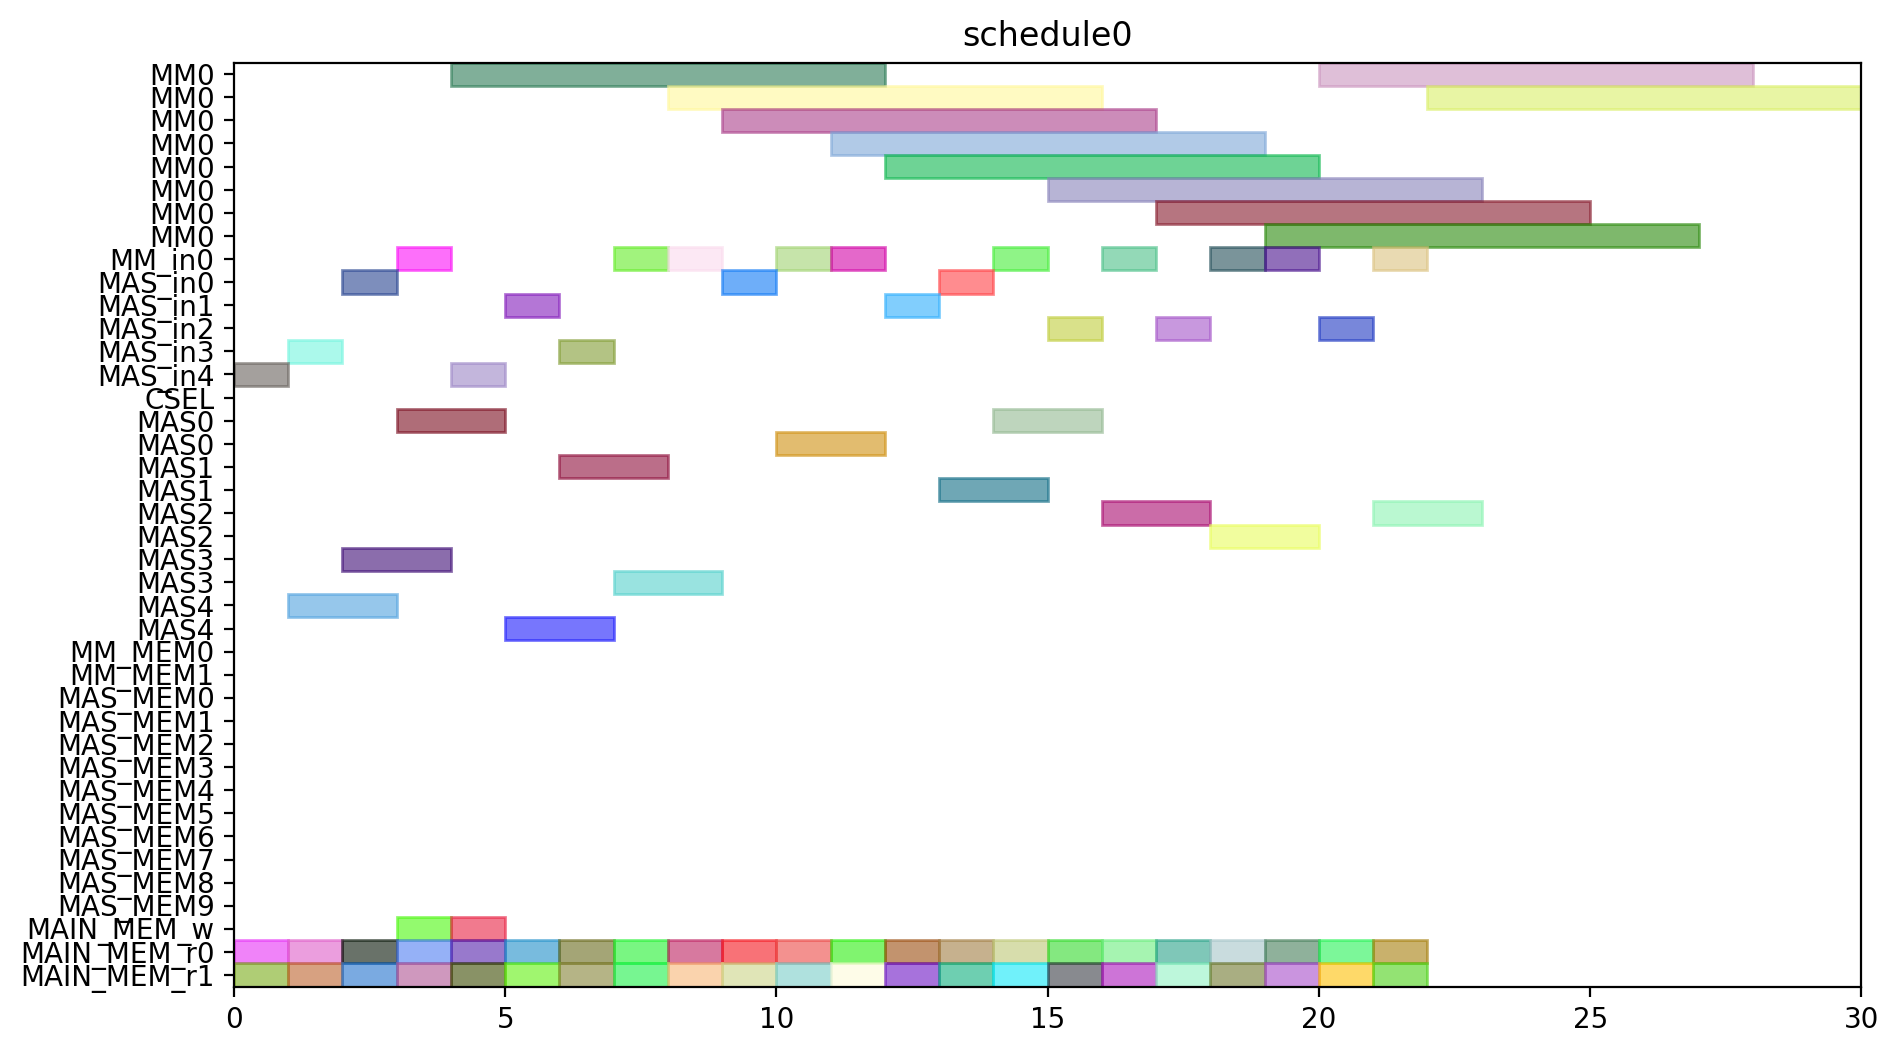

Write Python code to recreate this figure.
from pyschedule import Scenario, solvers, plotters, alt


def solve():
	horizon = 120
	S = Scenario("schedule0", horizon=horizon)

	# resource
	MM = S.Resources('MM', num=1, size=8)
	MM_in = S.Resources('MM_in', num=1)
	MAS_in = S.Resources('MAS_in', num=5)
	CSEL = S.Resource('CSEL')
	MAS = S.Resources('MAS', num=5, size=2, periods=range(1, horizon))
	MM_MEM = S.Resources('MM_MEM', num=2)
	MAS_MEM = S.Resources('MAS_MEM', num=10)
	MAIN_MEM_w = S.Resource('MAIN_MEM_w', size=1)
	MAIN_MEM_r = S.Resources('MAIN_MEM_r', num=2)

	# result of previous scheduling

	# new tasks
	c10_t0 = S.Task('c10_t0', length=8, delay_cost=1)
	c10_t0 += alt(MM)
	c10_t0_in = S.Task('c10_t0_in', length=1, delay_cost=1)
	c10_t0_in += alt(MM_in)
	S += c10_t0_in*MM_in[0]<=c10_t0*MM[0]
	c10_t0_mem0 = S.Task('c10_t0_mem0', length=1, delay_cost=1)
	c10_t0_mem0 += MAIN_MEM_r[0]
	S += c10_t0_mem0 <= c10_t0

	c10_t0_mem1 = S.Task('c10_t0_mem1', length=1, delay_cost=1)
	c10_t0_mem1 += MAIN_MEM_r[1]
	S += c10_t0_mem1 <= c10_t0

	c10_t1 = S.Task('c10_t1', length=8, delay_cost=1)
	c10_t1 += alt(MM)
	c10_t1_in = S.Task('c10_t1_in', length=1, delay_cost=1)
	c10_t1_in += alt(MM_in)
	S += c10_t1_in*MM_in[0]<=c10_t1*MM[0]
	c10_t1_mem0 = S.Task('c10_t1_mem0', length=1, delay_cost=1)
	c10_t1_mem0 += MAIN_MEM_r[0]
	S += c10_t1_mem0 <= c10_t1

	c10_t1_mem1 = S.Task('c10_t1_mem1', length=1, delay_cost=1)
	c10_t1_mem1 += MAIN_MEM_r[1]
	S += c10_t1_mem1 <= c10_t1

	c10_t2 = S.Task('c10_t2', length=2, delay_cost=1)
	c10_t2 += alt(MAS)
	c10_t2_in = S.Task('c10_t2_in', length=1, delay_cost=1)
	c10_t2_in += alt(MAS_in)
	S += c10_t2_in*MAS_in[0]<=c10_t2*MAS[0]

	S += c10_t2_in*MAS_in[1]<=c10_t2*MAS[1]

	S += c10_t2_in*MAS_in[2]<=c10_t2*MAS[2]

	S += c10_t2_in*MAS_in[3]<=c10_t2*MAS[3]

	S += c10_t2_in*MAS_in[4]<=c10_t2*MAS[4]

	c10_t2_mem0 = S.Task('c10_t2_mem0', length=1, delay_cost=1)
	c10_t2_mem0 += MAIN_MEM_r[0]
	S += c10_t2_mem0 <= c10_t2

	c10_t2_mem1 = S.Task('c10_t2_mem1', length=1, delay_cost=1)
	c10_t2_mem1 += MAIN_MEM_r[1]
	S += c10_t2_mem1 <= c10_t2

	c10_t3 = S.Task('c10_t3', length=2, delay_cost=1)
	c10_t3 += alt(MAS)
	c10_t3_in = S.Task('c10_t3_in', length=1, delay_cost=1)
	c10_t3_in += alt(MAS_in)
	S += c10_t3_in*MAS_in[0]<=c10_t3*MAS[0]

	S += c10_t3_in*MAS_in[1]<=c10_t3*MAS[1]

	S += c10_t3_in*MAS_in[2]<=c10_t3*MAS[2]

	S += c10_t3_in*MAS_in[3]<=c10_t3*MAS[3]

	S += c10_t3_in*MAS_in[4]<=c10_t3*MAS[4]

	c10_t3_mem0 = S.Task('c10_t3_mem0', length=1, delay_cost=1)
	c10_t3_mem0 += MAIN_MEM_r[0]
	S += c10_t3_mem0 <= c10_t3

	c10_t3_mem1 = S.Task('c10_t3_mem1', length=1, delay_cost=1)
	c10_t3_mem1 += MAIN_MEM_r[1]
	S += c10_t3_mem1 <= c10_t3

	c20_t0 = S.Task('c20_t0', length=8, delay_cost=1)
	c20_t0 += alt(MM)
	c20_t0_in = S.Task('c20_t0_in', length=1, delay_cost=1)
	c20_t0_in += alt(MM_in)
	S += c20_t0_in*MM_in[0]<=c20_t0*MM[0]
	c20_t0_mem0 = S.Task('c20_t0_mem0', length=1, delay_cost=1)
	c20_t0_mem0 += MAIN_MEM_r[0]
	S += c20_t0_mem0 <= c20_t0

	c20_t0_mem1 = S.Task('c20_t0_mem1', length=1, delay_cost=1)
	c20_t0_mem1 += MAIN_MEM_r[1]
	S += c20_t0_mem1 <= c20_t0

	c20_t1 = S.Task('c20_t1', length=8, delay_cost=1)
	c20_t1 += alt(MM)
	c20_t1_in = S.Task('c20_t1_in', length=1, delay_cost=1)
	c20_t1_in += alt(MM_in)
	S += c20_t1_in*MM_in[0]<=c20_t1*MM[0]
	c20_t1_mem0 = S.Task('c20_t1_mem0', length=1, delay_cost=1)
	c20_t1_mem0 += MAIN_MEM_r[0]
	S += c20_t1_mem0 <= c20_t1

	c20_t1_mem1 = S.Task('c20_t1_mem1', length=1, delay_cost=1)
	c20_t1_mem1 += MAIN_MEM_r[1]
	S += c20_t1_mem1 <= c20_t1

	c20_t2 = S.Task('c20_t2', length=2, delay_cost=1)
	c20_t2 += alt(MAS)
	c20_t2_in = S.Task('c20_t2_in', length=1, delay_cost=1)
	c20_t2_in += alt(MAS_in)
	S += c20_t2_in*MAS_in[0]<=c20_t2*MAS[0]

	S += c20_t2_in*MAS_in[1]<=c20_t2*MAS[1]

	S += c20_t2_in*MAS_in[2]<=c20_t2*MAS[2]

	S += c20_t2_in*MAS_in[3]<=c20_t2*MAS[3]

	S += c20_t2_in*MAS_in[4]<=c20_t2*MAS[4]

	c20_t2_mem0 = S.Task('c20_t2_mem0', length=1, delay_cost=1)
	c20_t2_mem0 += MAIN_MEM_r[0]
	S += c20_t2_mem0 <= c20_t2

	c20_t2_mem1 = S.Task('c20_t2_mem1', length=1, delay_cost=1)
	c20_t2_mem1 += MAIN_MEM_r[1]
	S += c20_t2_mem1 <= c20_t2

	c20_t3 = S.Task('c20_t3', length=2, delay_cost=1)
	c20_t3 += alt(MAS)
	c20_t3_in = S.Task('c20_t3_in', length=1, delay_cost=1)
	c20_t3_in += alt(MAS_in)
	S += c20_t3_in*MAS_in[0]<=c20_t3*MAS[0]

	S += c20_t3_in*MAS_in[1]<=c20_t3*MAS[1]

	S += c20_t3_in*MAS_in[2]<=c20_t3*MAS[2]

	S += c20_t3_in*MAS_in[3]<=c20_t3*MAS[3]

	S += c20_t3_in*MAS_in[4]<=c20_t3*MAS[4]

	c20_t3_mem0 = S.Task('c20_t3_mem0', length=1, delay_cost=1)
	c20_t3_mem0 += MAIN_MEM_r[0]
	S += c20_t3_mem0 <= c20_t3

	c20_t3_mem1 = S.Task('c20_t3_mem1', length=1, delay_cost=1)
	c20_t3_mem1 += MAIN_MEM_r[1]
	S += c20_t3_mem1 <= c20_t3

	c01_t0 = S.Task('c01_t0', length=8, delay_cost=1)
	c01_t0 += alt(MM)
	c01_t0_in = S.Task('c01_t0_in', length=1, delay_cost=1)
	c01_t0_in += alt(MM_in)
	S += c01_t0_in*MM_in[0]<=c01_t0*MM[0]
	c01_t0_mem0 = S.Task('c01_t0_mem0', length=1, delay_cost=1)
	c01_t0_mem0 += MAIN_MEM_r[0]
	S += c01_t0_mem0 <= c01_t0

	c01_t0_mem1 = S.Task('c01_t0_mem1', length=1, delay_cost=1)
	c01_t0_mem1 += MAIN_MEM_r[1]
	S += c01_t0_mem1 <= c01_t0

	c01_t1 = S.Task('c01_t1', length=8, delay_cost=1)
	c01_t1 += alt(MM)
	c01_t1_in = S.Task('c01_t1_in', length=1, delay_cost=1)
	c01_t1_in += alt(MM_in)
	S += c01_t1_in*MM_in[0]<=c01_t1*MM[0]
	c01_t1_mem0 = S.Task('c01_t1_mem0', length=1, delay_cost=1)
	c01_t1_mem0 += MAIN_MEM_r[0]
	S += c01_t1_mem0 <= c01_t1

	c01_t1_mem1 = S.Task('c01_t1_mem1', length=1, delay_cost=1)
	c01_t1_mem1 += MAIN_MEM_r[1]
	S += c01_t1_mem1 <= c01_t1

	c01_t2 = S.Task('c01_t2', length=2, delay_cost=1)
	c01_t2 += alt(MAS)
	c01_t2_in = S.Task('c01_t2_in', length=1, delay_cost=1)
	c01_t2_in += alt(MAS_in)
	S += c01_t2_in*MAS_in[0]<=c01_t2*MAS[0]

	S += c01_t2_in*MAS_in[1]<=c01_t2*MAS[1]

	S += c01_t2_in*MAS_in[2]<=c01_t2*MAS[2]

	S += c01_t2_in*MAS_in[3]<=c01_t2*MAS[3]

	S += c01_t2_in*MAS_in[4]<=c01_t2*MAS[4]

	c01_t2_mem0 = S.Task('c01_t2_mem0', length=1, delay_cost=1)
	c01_t2_mem0 += MAIN_MEM_r[0]
	S += c01_t2_mem0 <= c01_t2

	c01_t2_mem1 = S.Task('c01_t2_mem1', length=1, delay_cost=1)
	c01_t2_mem1 += MAIN_MEM_r[1]
	S += c01_t2_mem1 <= c01_t2

	c01_t3 = S.Task('c01_t3', length=2, delay_cost=1)
	c01_t3 += alt(MAS)
	c01_t3_in = S.Task('c01_t3_in', length=1, delay_cost=1)
	c01_t3_in += alt(MAS_in)
	S += c01_t3_in*MAS_in[0]<=c01_t3*MAS[0]

	S += c01_t3_in*MAS_in[1]<=c01_t3*MAS[1]

	S += c01_t3_in*MAS_in[2]<=c01_t3*MAS[2]

	S += c01_t3_in*MAS_in[3]<=c01_t3*MAS[3]

	S += c01_t3_in*MAS_in[4]<=c01_t3*MAS[4]

	c01_t3_mem0 = S.Task('c01_t3_mem0', length=1, delay_cost=1)
	c01_t3_mem0 += MAIN_MEM_r[0]
	S += c01_t3_mem0 <= c01_t3

	c01_t3_mem1 = S.Task('c01_t3_mem1', length=1, delay_cost=1)
	c01_t3_mem1 += MAIN_MEM_r[1]
	S += c01_t3_mem1 <= c01_t3

	c11_t0 = S.Task('c11_t0', length=8, delay_cost=1)
	c11_t0 += alt(MM)
	c11_t0_in = S.Task('c11_t0_in', length=1, delay_cost=1)
	c11_t0_in += alt(MM_in)
	S += c11_t0_in*MM_in[0]<=c11_t0*MM[0]
	c11_t0_mem0 = S.Task('c11_t0_mem0', length=1, delay_cost=1)
	c11_t0_mem0 += MAIN_MEM_r[0]
	S += c11_t0_mem0 <= c11_t0

	c11_t0_mem1 = S.Task('c11_t0_mem1', length=1, delay_cost=1)
	c11_t0_mem1 += MAIN_MEM_r[1]
	S += c11_t0_mem1 <= c11_t0

	c11_t1 = S.Task('c11_t1', length=8, delay_cost=1)
	c11_t1 += alt(MM)
	c11_t1_in = S.Task('c11_t1_in', length=1, delay_cost=1)
	c11_t1_in += alt(MM_in)
	S += c11_t1_in*MM_in[0]<=c11_t1*MM[0]
	c11_t1_mem0 = S.Task('c11_t1_mem0', length=1, delay_cost=1)
	c11_t1_mem0 += MAIN_MEM_r[0]
	S += c11_t1_mem0 <= c11_t1

	c11_t1_mem1 = S.Task('c11_t1_mem1', length=1, delay_cost=1)
	c11_t1_mem1 += MAIN_MEM_r[1]
	S += c11_t1_mem1 <= c11_t1

	c11_t2 = S.Task('c11_t2', length=2, delay_cost=1)
	c11_t2 += alt(MAS)
	c11_t2_in = S.Task('c11_t2_in', length=1, delay_cost=1)
	c11_t2_in += alt(MAS_in)
	S += c11_t2_in*MAS_in[0]<=c11_t2*MAS[0]

	S += c11_t2_in*MAS_in[1]<=c11_t2*MAS[1]

	S += c11_t2_in*MAS_in[2]<=c11_t2*MAS[2]

	S += c11_t2_in*MAS_in[3]<=c11_t2*MAS[3]

	S += c11_t2_in*MAS_in[4]<=c11_t2*MAS[4]

	c11_t2_mem0 = S.Task('c11_t2_mem0', length=1, delay_cost=1)
	c11_t2_mem0 += MAIN_MEM_r[0]
	S += c11_t2_mem0 <= c11_t2

	c11_t2_mem1 = S.Task('c11_t2_mem1', length=1, delay_cost=1)
	c11_t2_mem1 += MAIN_MEM_r[1]
	S += c11_t2_mem1 <= c11_t2

	c11_t3 = S.Task('c11_t3', length=2, delay_cost=1)
	c11_t3 += alt(MAS)
	c11_t3_in = S.Task('c11_t3_in', length=1, delay_cost=1)
	c11_t3_in += alt(MAS_in)
	S += c11_t3_in*MAS_in[0]<=c11_t3*MAS[0]

	S += c11_t3_in*MAS_in[1]<=c11_t3*MAS[1]

	S += c11_t3_in*MAS_in[2]<=c11_t3*MAS[2]

	S += c11_t3_in*MAS_in[3]<=c11_t3*MAS[3]

	S += c11_t3_in*MAS_in[4]<=c11_t3*MAS[4]

	c11_t3_mem0 = S.Task('c11_t3_mem0', length=1, delay_cost=1)
	c11_t3_mem0 += MAIN_MEM_r[0]
	S += c11_t3_mem0 <= c11_t3

	c11_t3_mem1 = S.Task('c11_t3_mem1', length=1, delay_cost=1)
	c11_t3_mem1 += MAIN_MEM_r[1]
	S += c11_t3_mem1 <= c11_t3

	c21_t0 = S.Task('c21_t0', length=8, delay_cost=1)
	c21_t0 += alt(MM)
	c21_t0_in = S.Task('c21_t0_in', length=1, delay_cost=1)
	c21_t0_in += alt(MM_in)
	S += c21_t0_in*MM_in[0]<=c21_t0*MM[0]
	c21_t0_mem0 = S.Task('c21_t0_mem0', length=1, delay_cost=1)
	c21_t0_mem0 += MAIN_MEM_r[0]
	S += c21_t0_mem0 <= c21_t0

	c21_t0_mem1 = S.Task('c21_t0_mem1', length=1, delay_cost=1)
	c21_t0_mem1 += MAIN_MEM_r[1]
	S += c21_t0_mem1 <= c21_t0

	c21_t1 = S.Task('c21_t1', length=8, delay_cost=1)
	c21_t1 += alt(MM)
	c21_t1_in = S.Task('c21_t1_in', length=1, delay_cost=1)
	c21_t1_in += alt(MM_in)
	S += c21_t1_in*MM_in[0]<=c21_t1*MM[0]
	c21_t1_mem0 = S.Task('c21_t1_mem0', length=1, delay_cost=1)
	c21_t1_mem0 += MAIN_MEM_r[0]
	S += c21_t1_mem0 <= c21_t1

	c21_t1_mem1 = S.Task('c21_t1_mem1', length=1, delay_cost=1)
	c21_t1_mem1 += MAIN_MEM_r[1]
	S += c21_t1_mem1 <= c21_t1

	c21_t2 = S.Task('c21_t2', length=2, delay_cost=1)
	c21_t2 += alt(MAS)
	c21_t2_in = S.Task('c21_t2_in', length=1, delay_cost=1)
	c21_t2_in += alt(MAS_in)
	S += c21_t2_in*MAS_in[0]<=c21_t2*MAS[0]

	S += c21_t2_in*MAS_in[1]<=c21_t2*MAS[1]

	S += c21_t2_in*MAS_in[2]<=c21_t2*MAS[2]

	S += c21_t2_in*MAS_in[3]<=c21_t2*MAS[3]

	S += c21_t2_in*MAS_in[4]<=c21_t2*MAS[4]

	c21_t2_mem0 = S.Task('c21_t2_mem0', length=1, delay_cost=1)
	c21_t2_mem0 += MAIN_MEM_r[0]
	S += c21_t2_mem0 <= c21_t2

	c21_t2_mem1 = S.Task('c21_t2_mem1', length=1, delay_cost=1)
	c21_t2_mem1 += MAIN_MEM_r[1]
	S += c21_t2_mem1 <= c21_t2

	c21_t3 = S.Task('c21_t3', length=2, delay_cost=1)
	c21_t3 += alt(MAS)
	c21_t3_in = S.Task('c21_t3_in', length=1, delay_cost=1)
	c21_t3_in += alt(MAS_in)
	S += c21_t3_in*MAS_in[0]<=c21_t3*MAS[0]

	S += c21_t3_in*MAS_in[1]<=c21_t3*MAS[1]

	S += c21_t3_in*MAS_in[2]<=c21_t3*MAS[2]

	S += c21_t3_in*MAS_in[3]<=c21_t3*MAS[3]

	S += c21_t3_in*MAS_in[4]<=c21_t3*MAS[4]

	c21_t3_mem0 = S.Task('c21_t3_mem0', length=1, delay_cost=1)
	c21_t3_mem0 += MAIN_MEM_r[0]
	S += c21_t3_mem0 <= c21_t3

	c21_t3_mem1 = S.Task('c21_t3_mem1', length=1, delay_cost=1)
	c21_t3_mem1 += MAIN_MEM_r[1]
	S += c21_t3_mem1 <= c21_t3

	c000 = S.Task('c000', length=2, delay_cost=1)
	c000 += alt(MAS)
	c000_in = S.Task('c000_in', length=1, delay_cost=1)
	c000_in += alt(MAS_in)
	S += c000_in*MAS_in[0]<=c000*MAS[0]

	S += c000_in*MAS_in[1]<=c000*MAS[1]

	S += c000_in*MAS_in[2]<=c000*MAS[2]

	S += c000_in*MAS_in[3]<=c000*MAS[3]

	S += c000_in*MAS_in[4]<=c000*MAS[4]

	S += 0<c000

	c000_w = S.Task('c000_w', length=1, delay_cost=1)
	c000_w += alt(MAIN_MEM_w)
	S += c000 <= c000_w

	c000_mem0 = S.Task('c000_mem0', length=1, delay_cost=1)
	c000_mem0 += MAIN_MEM_r[0]
	S += c000_mem0 <= c000

	c000_mem1 = S.Task('c000_mem1', length=1, delay_cost=1)
	c000_mem1 += MAIN_MEM_r[1]
	S += c000_mem1 <= c000

	c001 = S.Task('c001', length=2, delay_cost=1)
	c001 += alt(MAS)
	c001_in = S.Task('c001_in', length=1, delay_cost=1)
	c001_in += alt(MAS_in)
	S += c001_in*MAS_in[0]<=c001*MAS[0]

	S += c001_in*MAS_in[1]<=c001*MAS[1]

	S += c001_in*MAS_in[2]<=c001*MAS[2]

	S += c001_in*MAS_in[3]<=c001*MAS[3]

	S += c001_in*MAS_in[4]<=c001*MAS[4]

	S += 0<c001

	c001_w = S.Task('c001_w', length=1, delay_cost=1)
	c001_w += alt(MAIN_MEM_w)
	S += c001 <= c001_w

	c001_mem0 = S.Task('c001_mem0', length=1, delay_cost=1)
	c001_mem0 += MAIN_MEM_r[0]
	S += c001_mem0 <= c001

	c001_mem1 = S.Task('c001_mem1', length=1, delay_cost=1)
	c001_mem1 += MAIN_MEM_r[1]
	S += c001_mem1 <= c001

	solvers.mip.solve(S,msg=1,kind='CPLEX',ratio_gap=1.01)

	solution = [['hoge']*len(S.solution()[1]) for i in range(len(S.solution()))]
	for i in range(len(S.solution())):
		for j in range(len(S.solution()[i])):
			solution[i][j]=str(S.solution()[i][j])
	print(solution)

	cycles = int(solution[-1][3])

	pic_file_name = "/mnt/rose/usr1/fukuda/ABE/multiRAM_multiMAS_16mux/scheduling_result/stage8MM1_stage2MAS5/FROB/schedule0.png"
	if(S.solution() != []):
		plotters.matplotlib.plot(S,img_filename=pic_file_name, show_task_labels=False, fig_size=(cycles*0.25+3, 6))

	return solution
